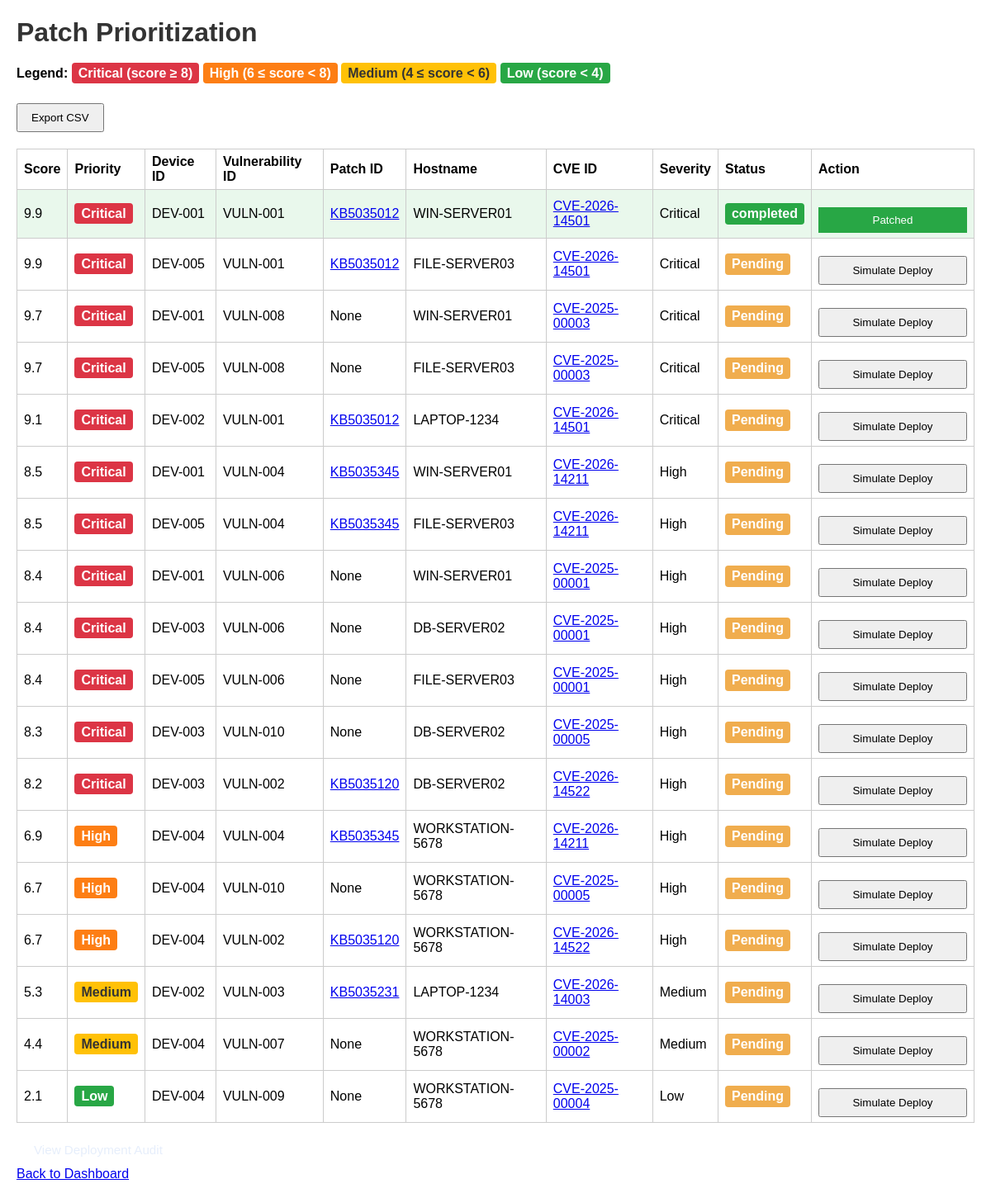
The page /priorities on the database its author committed.
### tables this page shows
CREATE TABLE Vulnerabilities (
    vuln_id INTEGER PRIMARY KEY AUTOINCREMENT,
    id TEXT,
    cve_id TEXT NOT NULL,
    severity TEXT,
    cvss REAL,
    description TEXT
);

CREATE TABLE Priority_Scores (
    score_id INTEGER PRIMARY KEY AUTOINCREMENT,
    dv_id INTEGER NOT NULL,
    patch_id TEXT,
    score_value REAL,
    priority TEXT,
    score_reason TEXT,
    FOREIGN KEY (dv_id) REFERENCES Device_Vulnerabilities(dv_id),
    FOREIGN KEY (patch_id) REFERENCES Patches(patch_id)
);

CREATE TABLE Devices (
    device_id TEXT PRIMARY KEY,
    hostname TEXT NOT NULL,
    os TEXT,
    criticality TEXT
);

### main.py (the view)
@app.get("/priorities")
def priorities(request: Request):
    from services.scoring_service import get_priority_list
    priorities = get_priority_list()
    return templates.TemplateResponse("priorities.html", {"request": request, "priorities": priorities})

### templates/priorities.html (shortened to what this page needs)
<!DOCTYPE html>
<html>
<head>
    <link rel="stylesheet" href="/static/styles.css">
</head>
<body>
<h1>Patch Prioritization</h1>
<div style="margin-bottom: 12px;">
    <strong>Legend:</strong>
    <span class="priority critical">Critical (score ≥ 8)</span>
    <span class="priority high">High (6 ≤ score &lt; 8)</span>
    <span class="priority medium">Medium (4 ≤ score &lt; 6)</span>
    <span class="priority low">Low (score &lt; 4)</span>
</div>
<div style="margin-bottom: 20px;">
    <button onclick="exportCSV()">Export CSV</button>
</div>
<table>
    <tr>
        <th>Score</th>
        <th>Priority</th>
        <th>Device ID</th>
        <th>Vulnerability ID</th>
        <th>Patch ID</th>
        <th>Hostname</th>
        <th>CVE ID</th>
        <th>Severity</th>
        <th>Status</th>
        <th>Action</th>
    </tr>
    {% for p in priorities %}
    <tr class="{% if p.action_status | lower == 'completed' %}deployed-row{% endif %}" onclick="showDetail({{ p.score_id }})" style="cursor: pointer;">
        <td>{{ p.score_value | round(1) }}</td>
        <td><span class="priority {{ p.priority | lower }}">{{ p.priority }}</span></td>
        <td>{{ p.device_id }}</td>
        <td>{{ p.vulnerability_id }}</td>
        <td>
            {% if p.patch_id %}
            <a href="https://support.microsoft.com/search?query={{ p.patch_id }}" target="_blank" rel="noopener noreferrer">{{ p.patch_id }}</a>
            {% else %}
            None
            {% endif %}
        </td>
        <td>{{ p.hostname }}</td>
        <td>
            {% if p.cve_id %}
            <a href="https://cve.mitre.org/cgi-bin/cvename.cgi?name={{ p.cve_id }}" target="_blank" rel="noopener noreferrer">{{ p.cve_id }}</a>
            {% else %}
            None
            {% endif %}
        </td>
        <td>{{ p.severity }}</td>
        <td><span class="status {{ p.action_status | lower }}">{{ p.action_status }}</span></td>
        <td onclick="event.stopPropagation();">
            <div class="deploy-cell">
                {% if p.action_status | lower == 'completed' %}
                    <button class="deployed-button" disabled>Patched</button>
                {% else %}
                    <button onclick="deploy(this, '{{ p.score_id }}')">Simulate Deploy</button>
                {% endif %}
            </div>
        </td>
    </tr>
    {% else %}
    <tr>
        <td colspan="10">No priorities found. Please ingest data and run scoring first.</td>
    </tr>
    {% endfor %}
</table>
<div style="margin-top:12px;">
    <a href="/deployments" class="nav-button">View Deployment Audit</a>
</div>
<a href="/dashboard">Back to Dashboard</a>
</body>
</html>

### static/styles.css (style rules this page uses)
body { font-family: Arial, sans-serif; margin: 20px; }
h1, h2 { color: #333; }
button { margin-top: 15px; padding: 8px 16px; cursor: pointer; }
table { border-collapse: collapse; width: 100%; margin-top: 15px; }
th, td { border: 1px solid #ccc; padding: 6px 8px; text-align: left; }
.priority { padding: 4px 8px; border-radius: 4px; color: white; font-weight: bold; }
.priority.critical { background-color: #dc3545; }
.priority.high { background-color: #fd7e14; }
.priority.medium { background-color: #ffc107; color: #333; }
.priority.low { background-color: #28a745; }
.status { padding: 4px 8px; border-radius: 4px; display: inline-block; font-weight: bold; }
.status.pending { background: #f0ad4e; color: #fff; }
.status.completed { background: #28a745; color: #fff; }
.deploy-cell { display: flex; flex-direction: column; gap: 8px; width: 180px; }
.deployed-row { background-color: #e9f8ec; }
.deployed-button { background-color: #28a745; color: #fff; border: none; }
.nav-button { display: inline-block; padding: 11px 20px; background: rgba(255,255,255,0.06); border: 1px solid rgba(255,255,255,0.12); border-radius: 12px; color: #e6eefb; text-decoration: none; font-weight: 500; font-size: 0.95rem; transition: all 0.2s ease; }

### rows shown on the page
Vulnerabilities: score_value "9.9", priority "Critical", device_id "DEV-001", vulnerability_id "VULN-001", patch_id "KB5035012", hostname "WIN-SERVER01", cve_id "CVE-2026-14501", severity "Critical", action_status "completed", shows "Patched", device_id "DEV-005", hostname "FILE-SERVER03", action_status "Pending", score_value "9.1", device_id "DEV-002", hostname "LAPTOP-1234"
Vulnerabilities: score_value "9.7", priority "Critical", device_id "DEV-001", vulnerability_id "VULN-008", shows "None", hostname "WIN-SERVER01", cve_id "CVE-2025-00003", severity "Critical", action_status "Pending", device_id "DEV-005", hostname "FILE-SERVER03"
Vulnerabilities: score_value "8.5", priority "Critical", device_id "DEV-001", vulnerability_id "VULN-004", patch_id "KB5035345", hostname "WIN-SERVER01", cve_id "CVE-2026-14211", severity "High", action_status "Pending", device_id "DEV-005", hostname "FILE-SERVER03", score_value "6.9", priority "High", device_id "DEV-004", hostname "WORKSTATION-5678"
Vulnerabilities: score_value "8.4", priority "Critical", device_id "DEV-001", vulnerability_id "VULN-006", shows "None", hostname "WIN-SERVER01", cve_id "CVE-2025-00001", severity "High", action_status "Pending", device_id "DEV-003", hostname "DB-SERVER02", device_id "DEV-005", hostname "FILE-SERVER03"
Vulnerabilities: score_value "8.3", priority "Critical", device_id "DEV-003", vulnerability_id "VULN-010", shows "None", hostname "DB-SERVER02", cve_id "CVE-2025-00005", severity "High", action_status "Pending", score_value "6.7", priority "High", device_id "DEV-004", hostname "WORKSTATION-5678"
Vulnerabilities: score_value "8.2", priority "Critical", device_id "DEV-003", vulnerability_id "VULN-002", patch_id "KB5035120", hostname "DB-SERVER02", cve_id "CVE-2026-14522", severity "High", action_status "Pending", score_value "6.7", priority "High", device_id "DEV-004", hostname "WORKSTATION-5678"
Vulnerabilities: score_value "5.3", priority "Medium", device_id "DEV-002", vulnerability_id "VULN-003", patch_id "KB5035231", hostname "LAPTOP-1234", cve_id "CVE-2026-14003", severity "Medium", action_status "Pending"
Vulnerabilities: score_value "4.4", priority "Medium", device_id "DEV-004", vulnerability_id "VULN-007", shows "None", hostname "WORKSTATION-5678", cve_id "CVE-2025-00002", severity "Medium", action_status "Pending"
Vulnerabilities: score_value "2.1", priority "Low", device_id "DEV-004", vulnerability_id "VULN-009", shows "None", hostname "WORKSTATION-5678", cve_id "CVE-2025-00004", severity "Low", action_status "Pending"
